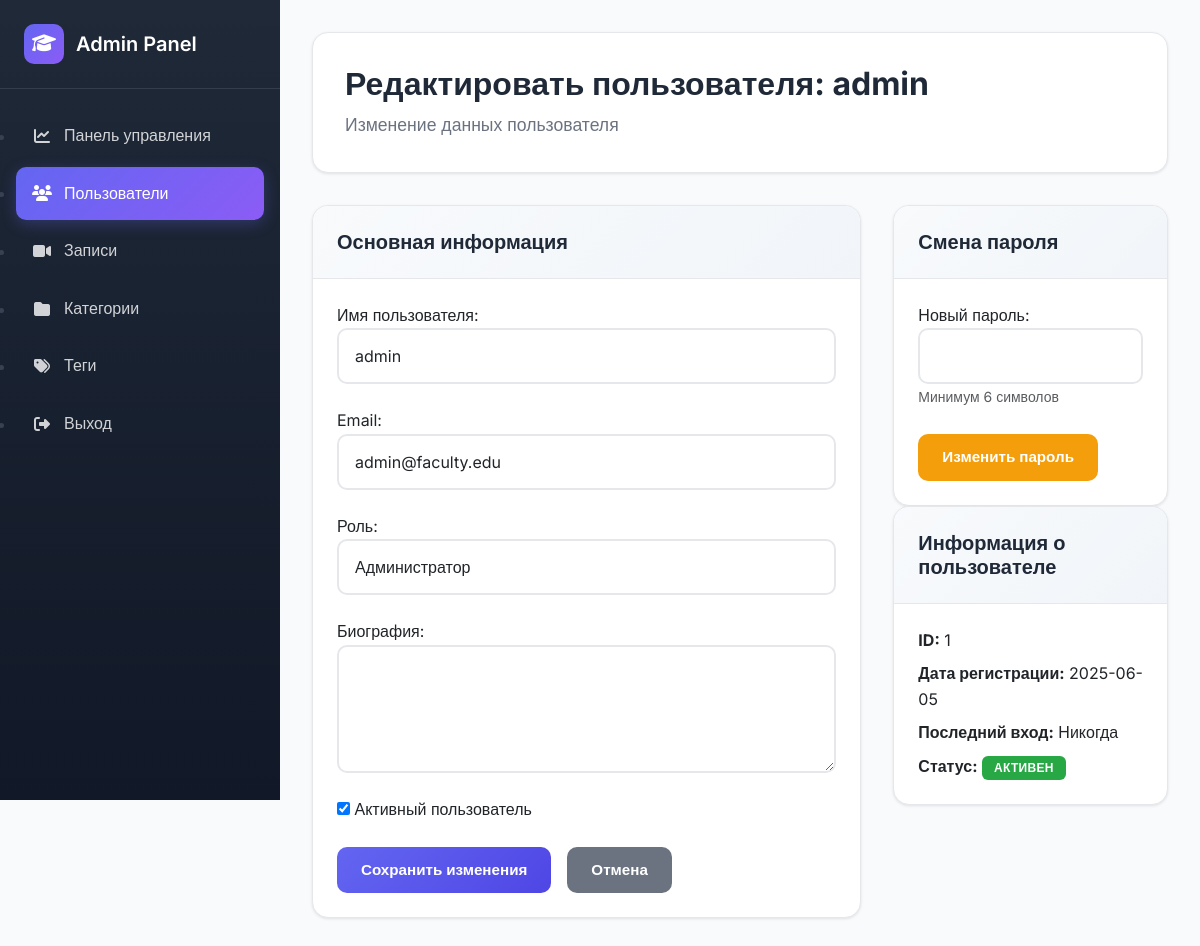
Before: /admin/users/1/edit (signed in) with the older database file.
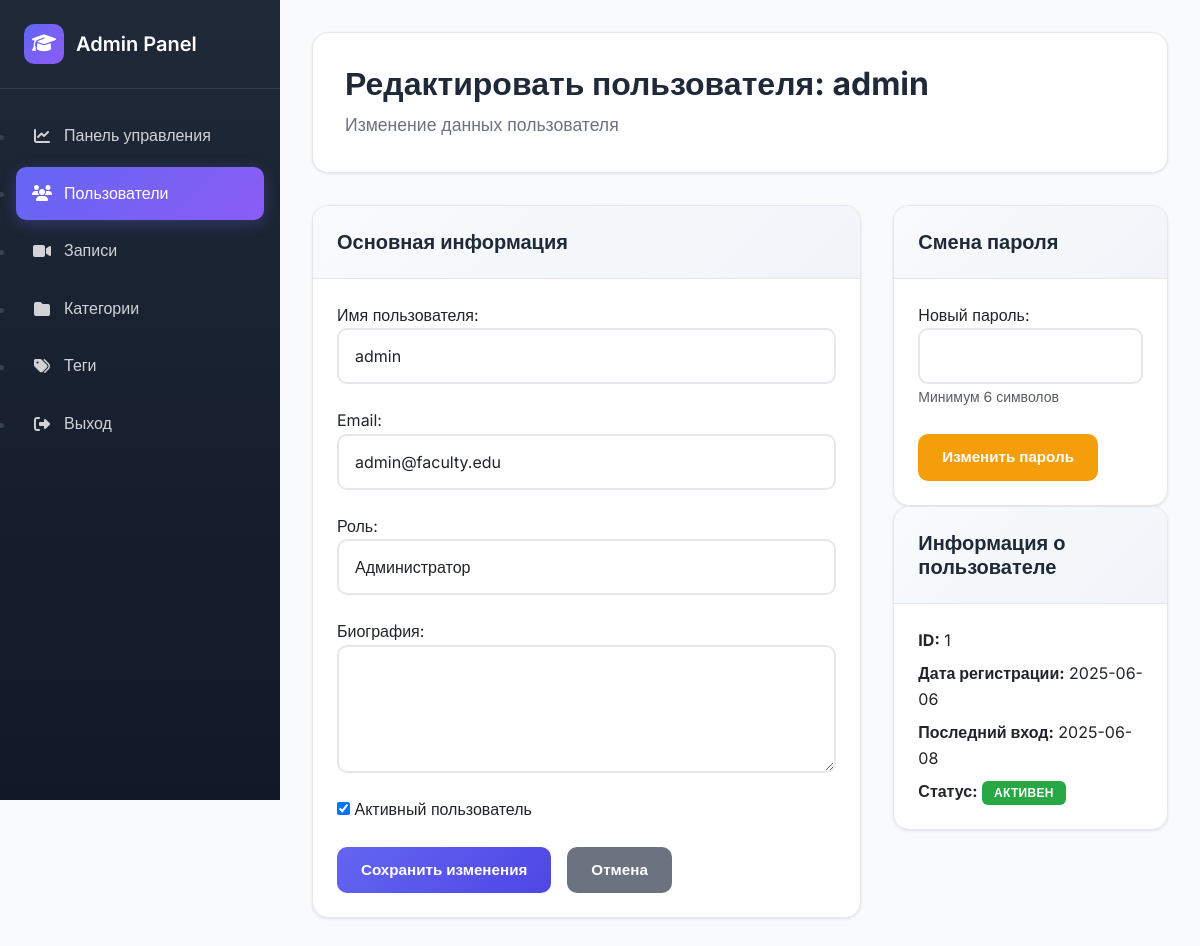
After: the same page with the newer database file.
### tables this page shows
CREATE TABLE users (
            id INTEGER PRIMARY KEY AUTOINCREMENT,
            username TEXT UNIQUE NOT NULL,
            email TEXT UNIQUE NOT NULL,
            password_hash TEXT NOT NULL,
            role TEXT DEFAULT 'user',
            avatar TEXT,
            bio TEXT,
            created_at TIMESTAMP DEFAULT CURRENT_TIMESTAMP,
            last_login TIMESTAMP,
            is_active BOOLEAN DEFAULT 1
        );

### backend/app.py (the view, shortened to what this page needs)
@app.route('/admin/users/<int:user_id>/edit', methods=['GET', 'POST'])
@admin_required
def edit_user(user_id):
    db = get_db()
    cursor = db.cursor()
    cursor.execute('SELECT * FROM users WHERE id = ?', (user_id,))
    user = cursor.fetchone()
    if not user:
        flash('User not found', 'error')
        return redirect(url_for('admin_users'))
    return render_template('admin/edit_user.html', user=user)

### backend/app.py (called while the page is built)
def get_db():
    if 'db' not in g:
        g.db = sqlite3.connect(app.config['DATABASE'])
        g.db.row_factory = sqlite3.Row
    return g.db

def close_db_1(e=None):
    db = g.pop('db', None)
    if db is not None:
        db.close()

@app.before_request
def handle_preflight():
    if request.method == "OPTIONS":
        response = jsonify({'message': 'OK'})
        response.headers.add("Access-Control-Allow-Origin", "*")
        response.headers.add('Access-Control-Allow-Headers', "*")
        response.headers.add('Access-Control-Allow-Methods', "*")
        return response

@app.before_request
def log_request_info():
    if app.debug:
        print(f"Request: {request.method} {request.url}")
        if request.is_json:
            print(f"JSON: {request.get_json()}")

@app.after_request
def after_request(response):
    response.headers.add('Access-Control-Allow-Origin', '*')
    response.headers.add('Access-Control-Allow-Headers', 'Content-Type,Authorization')
    response.headers.add('Access-Control-Allow-Methods', 'GET,PUT,POST,DELETE,OPTIONS')
    return response

### backend/templates/admin/edit_user.html (shortened to what this page needs)
{% extends "admin/base.html" %}
{% block content %}
<div class="page-header">
    <h2>Редактировать пользователя: {{ user.username }}</h2>
    <p>Изменение данных пользователя</p>
</div>
<div style="display: grid; grid-template-columns: 2fr 1fr; gap: 2rem;">
    <div class="card">
        <div class="card-header">
            <h3>Основная информация</h3>
        </div>
        <div class="card-body">
            <form method="POST">
                <div class="form-group">
                    <label for="username">Имя пользователя:</label>
                    <input type="text" id="username" name="username" class="form-control"
                           value="{{ user.username }}" required>
                </div>
                <div class="form-group">
                    <label for="email">Email:</label>
                    <input type="email" id="email" name="email" class="form-control"
                           value="{{ user.email }}" required>
                </div>
                <div class="form-group">
                    <label for="role">Роль:</label>
                    <select id="role" name="role" class="form-control">
                        <option value="admin" {% if user.role == 'admin' %}selected{% endif %}>Администратор</option>
                    </select>
                </div>
                <div class="form-group">
                    <label for="bio">Биография:</label>
                    <textarea id="bio" name="bio" class="form-control" rows="4">{{ user.bio or '' }}</textarea>
                </div>
                <div class="form-group">
                    <label>
                        <input type="checkbox" name="is_active" {% if user.is_active %}checked{% endif %}>
                        Активный пользователь
                    </label>
                </div>
                <div style="display: flex; gap: 1rem;">
                    <button type="submit" class="btn btn-primary">Сохранить изменения</button>
                    <a href="{{ url_for('admin_users') }}" class="btn btn-secondary">Отмена</a>
                </div>
            </form>
        </div>
    </div>
    <div>
        <div class="card">
            <div class="card-header">
                <h3>Смена пароля</h3>
            </div>
            <div class="card-body">
                <form method="POST" action="{{ url_for('admin_change_user_password', user_id=user.id) }}">
                    <div class="form-group">
                        <label for="new_password">Новый пароль:</label>
                        <input type="password" id="new_password" name="new_password" class="form-control"
                               minlength="6" required>
                        <small class="text-muted">Минимум 6 символов</small>
                    </div>
                    <button type="submit" class="btn btn-warning"
                            onclick="return confirm('Вы уверены, что хотите изменить пароль пользователя?')">
                        Изменить пароль
                    </button>
                </form>
            </div>
        </div>
        <div class="card">
            <div class="card-header">
                <h3>Информация о пользователе</h3>
            </div>
            <div class="card-body">
                <div style="display: grid; gap: 0.5rem;">
                    <div><strong>ID:</strong> {{ user.id }}</div>
                    <div><strong>Дата регистрации:</strong> {{ user.created_at[:10] if user.created_at else 'Неизвестно' }}</div>
                    <div><strong>Последний вход:</strong> {{ user.last_login[:10] if user.last_login else 'Никогда' }}</div>
                    <div><strong>Статус:</strong>
                        <span class="badge badge-{{ 'success' if user.is_active else 'danger' }}">
                            {{ 'Активен' if user.is_active else 'Заблокирован' }}
                        </span>
                    </div>
                </div>
            </div>
        </div>
    </div>
</div>
{% endblock %}

Changed rows visible on the page:
changed users "admin": created_at "2025-06-05" → "2025-06-06"; last_login (not shown) → "2025-06-08"
Other visible differences:
{{ user.last_login[:10] if user.last_login else 'Никогда' }}: "Никогда" → (not shown)
